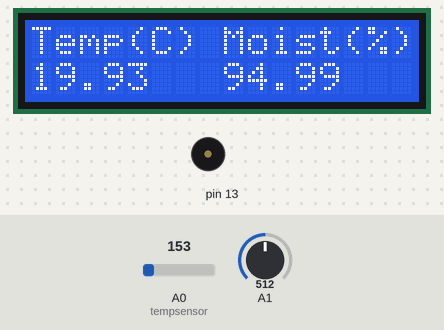
A sketch run on a simulated Arduino Uno, built with avr-gcc and run on an emulated ATmega328P. On the bench: 16×2 character LCD, buzzer (waves = sounding). The test bench sets the inputs (shaded band); at power-on: A0 (tempsensor) = 153, A1 = 512.

Above: at 1.6 s.
1.7 s: A0 (tempsensor) set to 161
At 2.9 s:
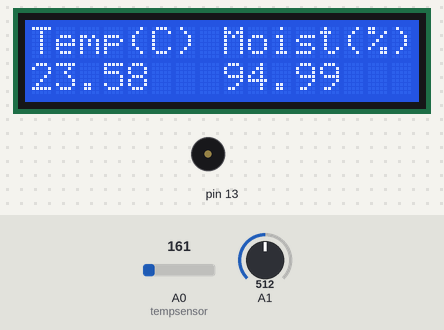
3.5 s: A1 set to 283
At 3.9 s:
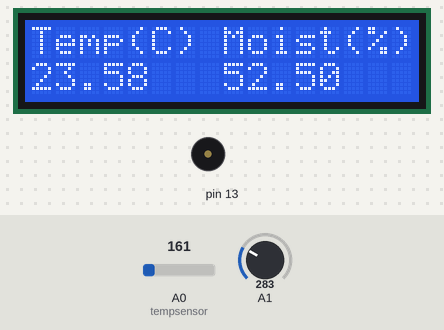
5.0 s: A1 set to 258
At 5.15 s:
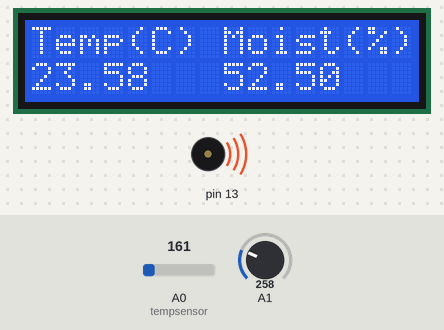
7.5 s: A0 (tempsensor) set to 165
At 9.8 s:
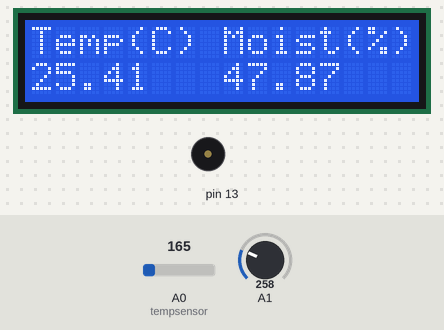
10.5 s: A0 (tempsensor) set to 175
At 12.8 s:
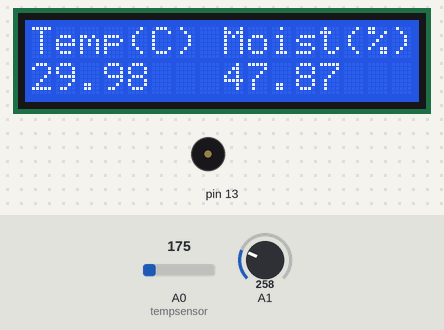
13.5 s: A1 set to 306
At 14.6 s:
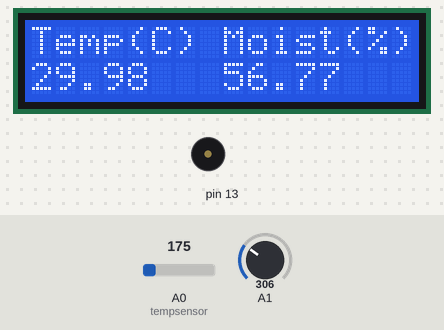
Timing chart, 0 to 16.5 s (numbered marks = the images above; inputs shaded):
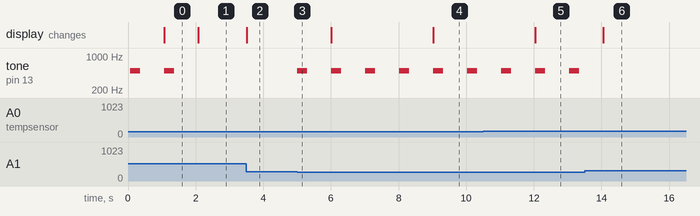

Measured:
- the behaviour switches between 153 and 154 on A0 (tempsensor) (found by bisection; images 0 and 1)
- the behaviour switches between 270 and 269 on A1 (found by bisection; images 2 and 3)
- after the input at 1.7 s, tone on pin 13: stops changing and stays silent; the display: changes after 0.38 s (image 1)
- after the input at 3.5 s, the display: changes at once (image 2)
- after the input at 5.0 s, tone on pin 13: alternates 500 Hz for 0.30 s and silent for 0.70 s, starting at once
- after the input at 7.5 s, the display: changes after 1.5 s (image 4)
- after the input at 10.5 s, the display: changes after 1.5 s (image 5)
- after the input at 13.5 s, tone on pin 13: stops changing and stays silent; the display: changes after 0.55 s (image 6)

The sketch:

Project_2.ino
```cpp
// C++ code
// Aim:
//   To check the surrounding temperature and humidity.
//   The buzzer goes off(along wth the led) when the conditions arenot met.
//   Both the conditions and the tone of the buzzer can be set by the user
#include "LiquidCrystal.h"
LiquidCrystal lcd(8,7,6,5,4,3);
int tempsensor=A0;
int moisturesensor=A1;
float moisture;
void setup()
{
  pinMode(13,OUTPUT);
  Serial.begin(9600);
  lcd.begin(16,2);
  //lcd.backlight();
}

void loop()
{
  int value=analogRead(tempsensor);

  float volt= value*4.68;
  volt=volt/1024.0;

  float temp=(volt-0.5)*100;
  //Serial.print(temp);
  //Serial.println(" degrees C\n");

  int moisturevalue=analogRead(A1);
  moisture=((moisturevalue/539.00)*100);
  //Serial.print("\n Mositure value is ");
  //Serial.print(moisture);
  //Serial.print("%");
  if(moisture<50 || temp>50 || temp<20) // INitial buzzer conditions
  {
    tone(13,500,300);
    digitalWrite(12,HIGH);
    delay(1000);
    //lcd.setCursor(0,0);
    //lcd.print("ALERT");
    //lcd.setCursor(0,1);
    //lcd.print("Adjust Temp/Humidity");
  }

  lcd.setCursor(0,0);
  lcd.print("Temp(C) Moist(%)");
  lcd.setCursor(0,1);
  lcd.print(temp);
  lcd.setCursor(8,2);
  lcd.print(moisture);

  //lcd.print("");
  //delay(100);

}
```
